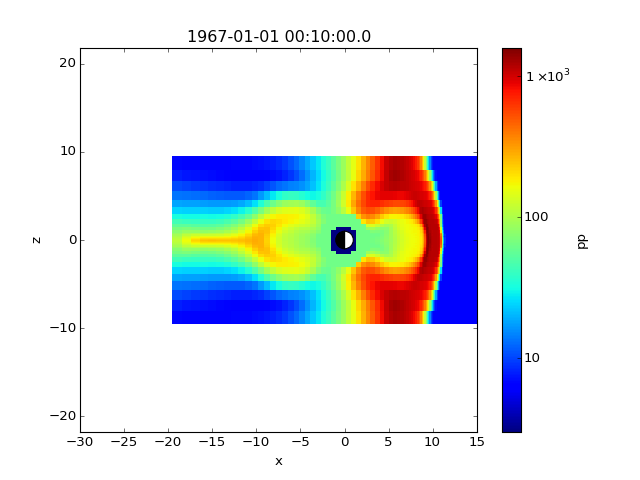

This chart was generated by the following Python code:
import viscid
from viscid.readers import openggcm
from viscid.plot import mpl

openggcm.GGCMGrid.mhd_to_gse_on_read = 'auto'

f3d = viscid.load_file(_viscid_root + '/../../sample/sample.3df.xdmf')
pp = f3d["pp"]["x = -20.0f:20.0f, y = 0.0f, z = -10.0f:10.0f"]
mpl.plot(pp, plot_opts="log,x_-30_15", earth=True)
mpl.plt.title(pp.format_time("UT"))
